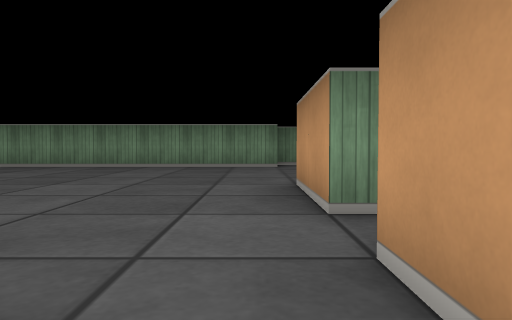
[1] (above)

21 first-person views from a walk through a cub3D ray-caster map. The camera is about half as high as the walls, tilts 2° down and sees 70° across. The floor is counted in squares. Each view is taken from the middle of a square. On the plan, view 1 faces up. The plan holds only what a view shows up to about 9 squares ahead; the rest is blank.

[2]
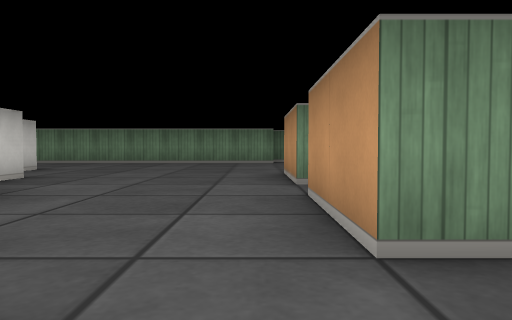

[3]
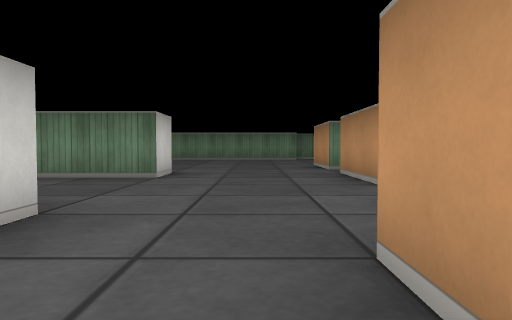

[4]
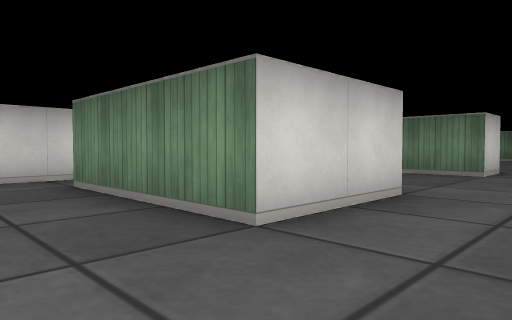

[5]
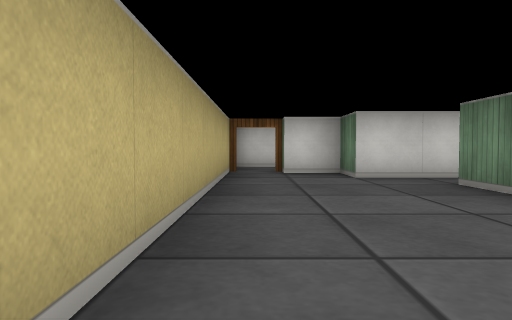

[6]
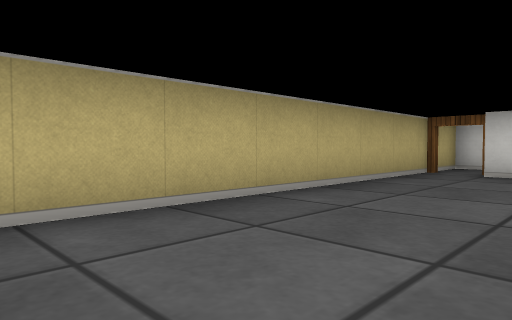

[7]
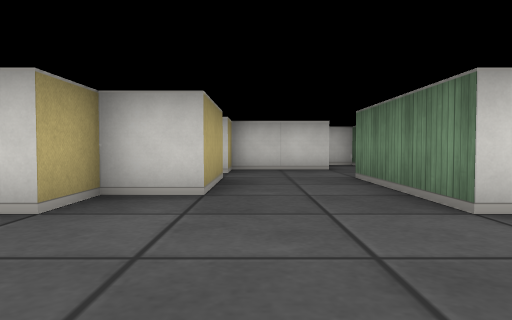

[8]
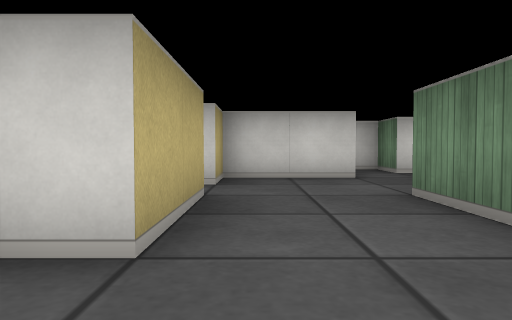

[9]
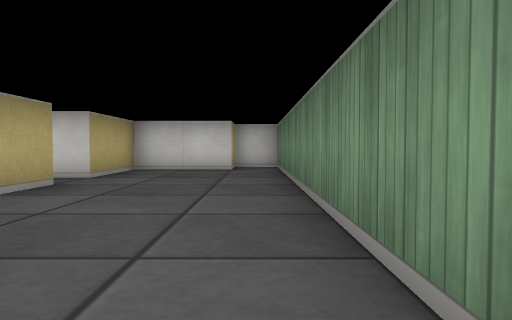

[10]
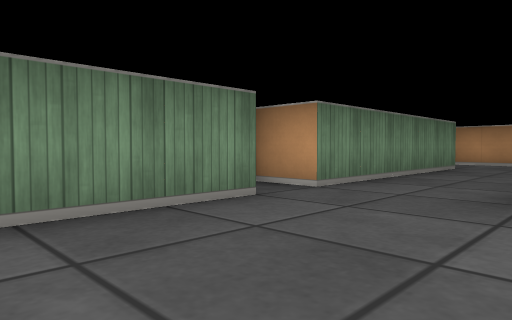

[11]
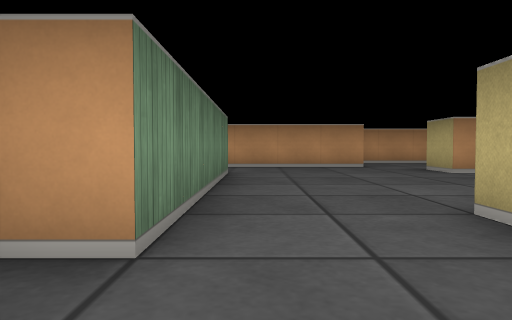

[12]
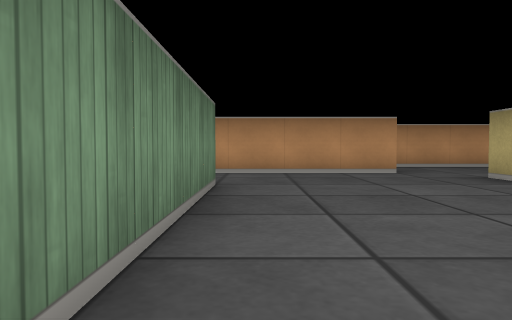

[13]
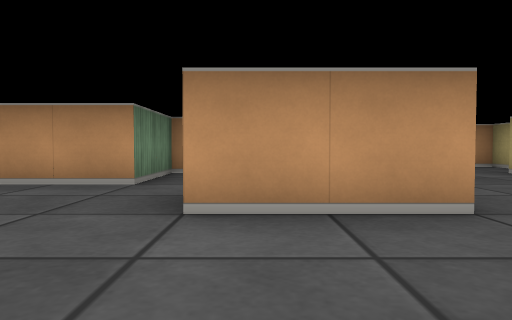

[14]
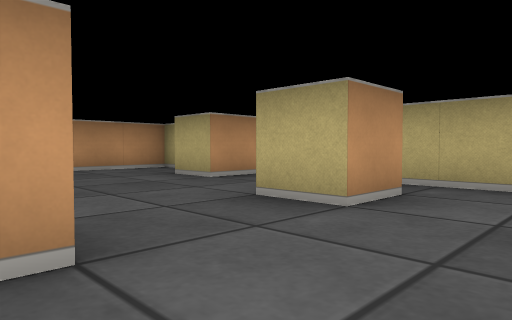

[15]
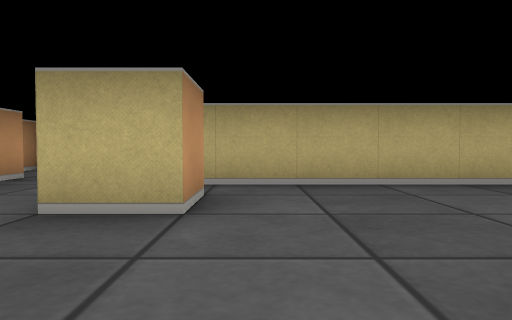

[16]
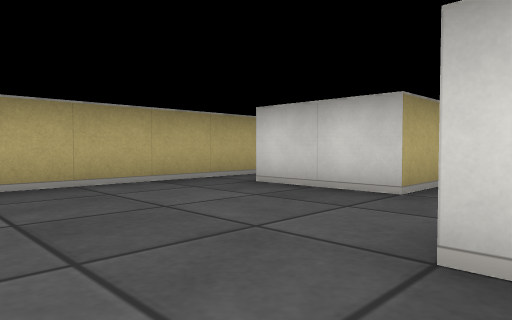

[17]
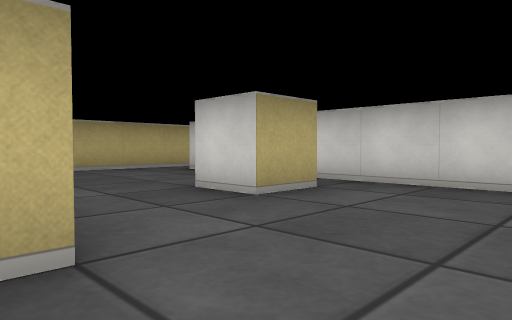

[18]
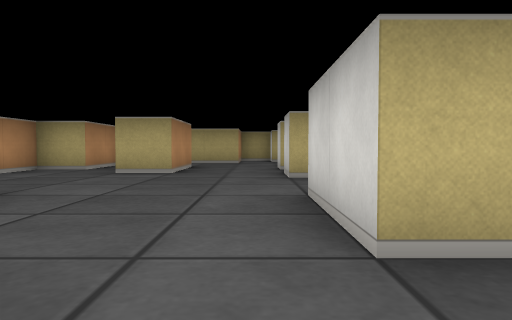

[19]
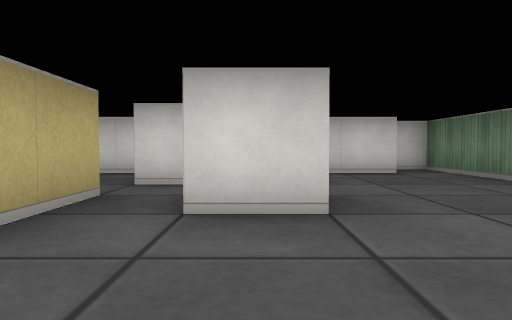

[20]
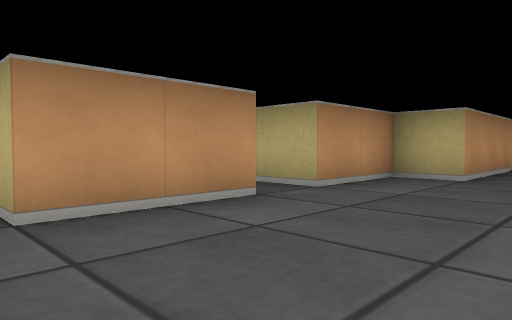

[21]
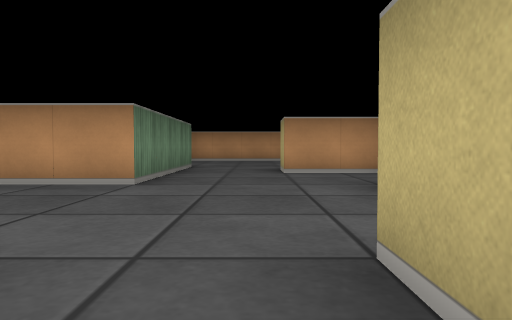

### Floor plan
Points are (right, up) in squares from view 1. A wall is a line through its corners. A room is listed if a view was taken in it or the views show most of it. See-through windows are left out.
Room 1 (views 1, 2, 3, 4, 5, 6, 7, 8, 9, 10, 11, 12, 19, 20)
walls: (-2.5, 1.6) (-2.5, 0.5) (-5.5, 0.5); (-3.5, 3.5) (-3.5, 2.9); (-5.5, 3.5) (-4.1, 3.5); (0.5, 2.5) (0.5, 4.5); (-5.5, -1.5) (-3.5, -1.5) (-3.5, -2.5) (-2.5, -2.5) (-2.5, -4.5) (-5.5, -4.5); (-5.5, 5.5) (-4.5, 5.5) (-4.5, 4.5); (-7.5, 0.6) (-7.5, -1.5) (-6.5, -1.5); (1.1, -0.5) (0.5, -0.5) (0.5, 1.5) (2.5, 1.5); (-8.5, 2.9) (-8.5, 1.5) (-9.5, 1.5) (-9.5, 1); (-6.5, -3.9) (-6.5, -5.5) (-7.5, -5.5) (-7.5, -6.5); (0.6, 8.5) (-9.5, 8.5) (-9.5, 7.5) (-8.5, 7.5) (-8.5, 5.5) (-6.5, 5.5) (-6.5, 3.5); (2.5, 8.5) (1.5, 8.5) (1.5, 9.5); (-0.5, -6.5) (-0.5, -3.5) (0.5, -3.5) (0.5, -1.5) (2.5, -1.5); (-8, -7.5) (-1.4, -7.5)
ways out: opening at (1.5, -1) to room 2; opening at (1.5, 2) to room 2; opening at (2, 7.5) to room 2; open door at (-8, -7)
Room 2 (views 13, 14, 15, 16, 17, 18, 21)
walls: (6.5, 2.4) (6.5, 4.5) (7.5, 4.5) (7.5, 2.5); (6.5, -0.6) (6.5, 0.5) (7.5, 0.5) (7.5, -0.5); (3.5, 3.5) (4.5, 3.5) (4.5, 2.5); (2.5, 1.5) (2.5, -0.5); (9.5, -2.5) (9.5, -0.5) (10.5, -0.5); (2.5, 5.2) (2.5, 2.8); (2.5, -1.5) (7.5, -1.5) (7.5, -2.4); (6.5, 8.5) (2.5, 8.5); (11.5, -3) (11.5, -1.5) (12.5, -1.5) (12.5, 0.5) (13.4, 0.5); (14.5, 2.5) (10.5, 2.5) (10.5, 5.5) (8.5, 5.5) (8.5, 8.8)
ways out: opening at (1.5, -1) to room 1; opening at (1.5, 2) to room 1; opening at (2, 7.5) to room 1; opening at (8.5, -2); opening at (10, -3); opening at (13.5, 1.5)

Positions as (right, up) in squares from view 1, and headings:
1: (0, 0), facing up
2: (0, -2), facing up
3: (-1, -5), facing up
4: (-1, -6), facing up-left
5: (-1, -7), facing left
6: (-1, -5), facing down-left
7: (0, -1), facing left
8: (-2, -1), facing left
9: (-1, 8), facing left
10: (-2, 6), facing up-right
11: (0, 8), facing right
12: (2, 8), facing right
13: (4, 4), facing right
14: (5, 3), facing down-right
15: (6, 3), facing down
16: (6, 3), facing down-left
17: (7, 6), facing down-left
18: (8, 6), facing down
19: (-2, 5), facing left
20: (-2, 2), facing down-right
21: (6, 1), facing right
